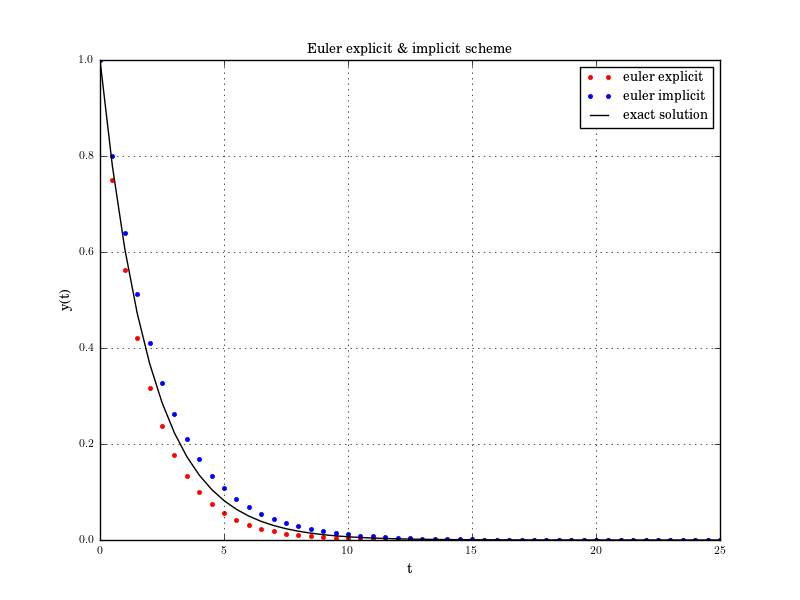

This chart was generated by the following Python code:
#!/usr/bin/env python
# File: eulermethod.py
# Name: D.Saravanan
# Date: 02/12/2021

""" Script to implement the Euler explicit & implicit scheme for y' = -0.5*y with y(0) = 1 """

import numpy as np
import matplotlib.pyplot as plt
plt.style.use('classic')
plt.rcParams.update(
    {
        "font.family": "serif",
        "font.size": 8,
        "axes.labelsize": 10,
        "axes.titlesize": 10,
        "figure.titlesize": 10,
    }
)
plt.rcParams["text.usetex"] = True

t_ = 25                     # time period
dt = 0.5                    # time step
N = int(t_/dt)              # number of steps
t = np.zeros(N+1)           # time vector
y1 = np.ones(N+1)           # solution vector of euler explicit
y2 = np.ones(N+1)           # solution vector of euler implicit

for k in range(0, N):
    t[k+1] = t[k] + dt
    y1[k+1] = y1[k]*(1 - 0.5*dt)
    y2[k+1] = y2[k]/(1 + 0.5*dt)

exact = np.exp(-0.5*t)      # exact solution

figure, ax = plt.subplots()
ax.plot(t, y1, "r.", label=r"euler explicit")
ax.plot(t, y2, "b.", label=r"euler implicit")
ax.plot(t, exact, "k-", label=r"exact solution")
ax.set(xlabel=r"t", ylabel=r"y(t)")
ax.set_title(r"Euler explicit \& implicit scheme")
ax.grid(True); ax.legend()
plt.savefig("eulermethod.png")
